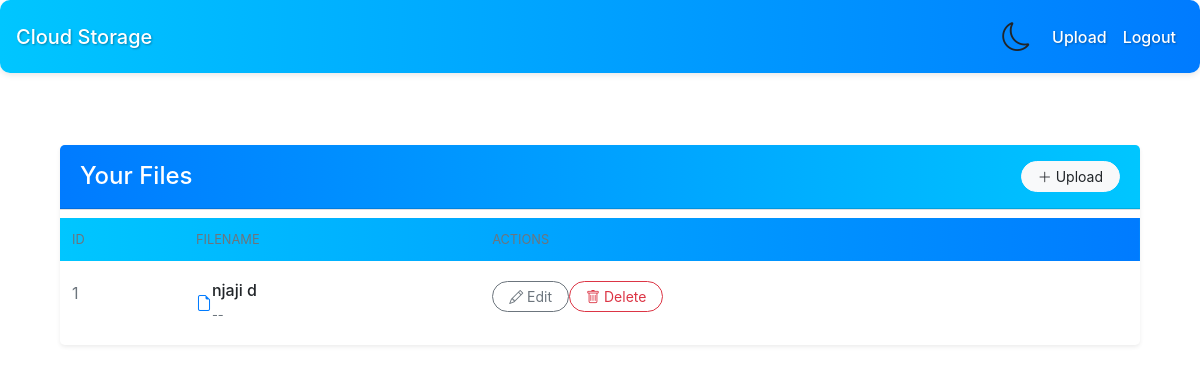
Page / (signed in) on the earlier database version.
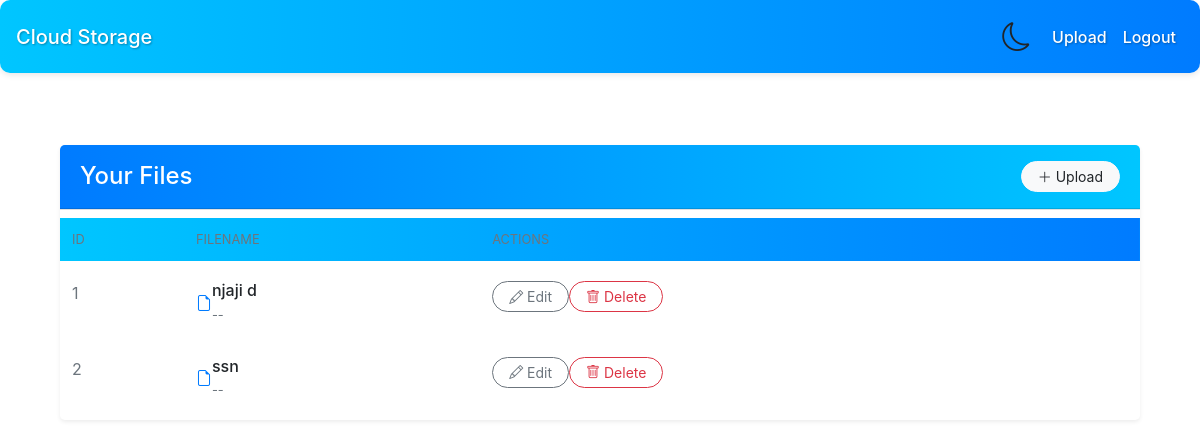
Same page on the later database version.
### app.py (models this page shows)
class File(db.Model):
    id = db.Column(db.Integer, primary_key=True)
    filename = db.Column(db.String(150), nullable=False)
    user_id = db.Column(db.Integer, db.ForeignKey('user.id'), nullable=False)

### app.py (the view)
@app.route('/')
@login_required
def index():
    user_files = File.query.filter_by(user_id=current_user.id).all()
    return render_template('index.html', files=user_files)

### app.py (called while the page is built)
@login_manager.user_loader
def load_user(user_id):
    return User.query.get(int(user_id))

### templates/index.html (shortened to what this page needs)
{% extends "base.html" %}
{% block content %}
<div class="container py-5">
  <div class="card shadow-sm border-0 rounded-lg overflow-hidden">
    <div class="card-header bg-gradient-primary text-white d-flex justify-content-between align-items-center py-3">
      <h2 class="h4 mb-0 fw-bold">Your Files</h2>
      <a href="{{ url_for('upload') }}" class="btn btn-light btn-sm px-3 rounded-pill">
        <i class="bi bi-plus-lg me-1"></i> Upload
      </a>
    </div>
    <div class="card-body p-0">
      {% if files %}
        <div class="table-responsive">
          <table class="table table-borderless mb-0">
            <thead class="bg-light">
              <tr>
                <th class="ps-4 text-uppercase text-secondary small fw-medium">ID</th>
                <th class="text-uppercase text-secondary small fw-medium">Filename</th>
                <th class="text-uppercase text-secondary small fw-medium text-end pe-4">Actions</th>
              </tr>
            </thead>
            <tbody>
              {% for file in files %}
              <tr class="align-middle border-bottom">
                <td class="ps-4 text-secondary">{{ file.id }}</td>
                <td>
                  <div class="d-flex align-items-center">
                    <div class="file-icon me-3">
                      <i class="bi bi-file-earmark text-primary fs-4"></i>
                    </div>
                    <div>
                      <h6 class="mb-0 fw-medium">{{ file.filename }}</h6>
                      <span class="text-muted small">{{ file.size|default('--') }}</span>
                    </div>
                  </div>
                </td>
                <td class="text-end pe-4">
                  <div class="btn-group">
                    <a class="btn btn-outline-secondary btn-sm rounded-pill px-3 me-2" href="{{ url_for('update', file_id=file.id) }}">
                      <i class="bi bi-pencil me-1"></i> Edit
                    </a>
                    <form action="{{ url_for('delete', file_id=file.id) }}" method="post" class="d-inline">
                      <button type="submit" class="btn btn-outline-danger btn-sm rounded-pill px-3">
                        <i class="bi bi-trash me-1"></i> Delete
                      </button>
                    </form>
                  </div>
                </td>
              </tr>
              {% endfor %}
            </tbody>
          </table>
        </div>
      {% endif %}
    </div>
  </div>
</div>
{% endblock %}

### templates/base.html (shortened to what this page needs)
<!DOCTYPE html>
<html>
<head>
  <link rel="stylesheet" href="{{ url_for('static', filename='style.css') }}">
  <link rel="stylesheet" href="https://stackpath.bootstrapcdn.com/bootstrap/4.5.2/css/bootstrap.min.css">
  <link rel="stylesheet" href="https://cdn.jsdelivr.net/npm/bootstrap-icons@1.9.1/font/bootstrap-icons.css">
</head>
<body>
<nav class="navbar navbar-expand-lg">
  <a class="navbar-brand" href="{{ url_for('index') }}">Cloud Storage</a>
  <div class="collapse navbar-collapse">
    <ul class="navbar-nav ml-auto align-items-center">
      <li class="nav-item">
        <button id="theme-toggle" class="btn theme-toggle-btn" title="Toggle Theme">
          <i id="theme-icon" class="bi bi-moon"></i>
        </button>
      </li>
      {% if current_user.is_authenticated %}
      <li class="nav-item">
        <a class="nav-link" href="{{ url_for('upload') }}">Upload</a>
      </li>
      <li class="nav-item">
        <a class="nav-link" href="{{ url_for('logout') }}">Logout</a>
      </li>
      {% endif %}
    </ul>
  </div>
</nav>
<div class="container mt-4">
  {% block content %}{% endblock %}
</div>
</body>
</html>

### static/style.css (style rules this page uses)
body { background-color: #f4f6f8; color: #333; transition: background-color 0.3s ease, color 0.3s ease; font-family: 'Helvetica Neue', Helvetica, Arial, sans-serif; }
.navbar { background: linear-gradient(90deg, #00c6ff, #007bff); box-shadow: 0 2px 6px rgba(0, 0, 0, 0.1); padding: 0.75rem 1.5rem; border-radius: 10px; margin-bottom: 20px; }
.navbar .navbar-brand, .navbar .nav-link { color: #fff; font-weight: 500; text-shadow: 1px 1px 2px rgba(0, 0, 0, 0.3); }
.theme-toggle-btn { border: none; background: transparent; cursor: pointer; outline: none; padding: 0.5rem; }
.theme-toggle-btn i { font-size: 1.8rem; transition: transform 0.3s ease, color 0.3s ease; }
.container { margin-top: 20px; }
.card { background-color: #ffffff; border: none; border-radius: 16px; box-shadow: 0 4px 8px rgba(0, 0, 0, 0.08); margin-bottom: 20px; }
.card-header { padding: 1.5rem; border-bottom: none; border-top-left-radius: 16px; border-top-right-radius: 16px; background: linear-gradient(90deg, #007bff, #00c6ff); color: #fff; }
.table-responsive { border-top: 1px solid #e0e0e0; }
.table { margin-bottom: 0; border-collapse: separate; border-spacing: 0 0.5rem; }
.table thead { background: linear-gradient(90deg, #00c6ff, #007bff); border-bottom: 2px solid #007bff; color: #fff; }
.table th, .table td { vertical-align: middle; padding: 0.75rem; border: none; }
.table tbody tr { background-color: #ffffff; border-radius: 8px; overflow: hidden; }
.btn { border-radius: 20px; padding: 0.5rem 1rem; }
.btn-outline-secondary { border: 2px solid; border-image-slice: 1; border-image-source: linear-gradient(45deg, #ff9800, #e91e63); color: #ff9800; background: transparent; transition: background-color 0.3s ease, color 0.3s ease; }
.fw-bold { font-weight: bold; }
.fw-medium { font-weight: 500; }

Differences in the rows shown:
added File: id "2", filename "ssn", size "--"
